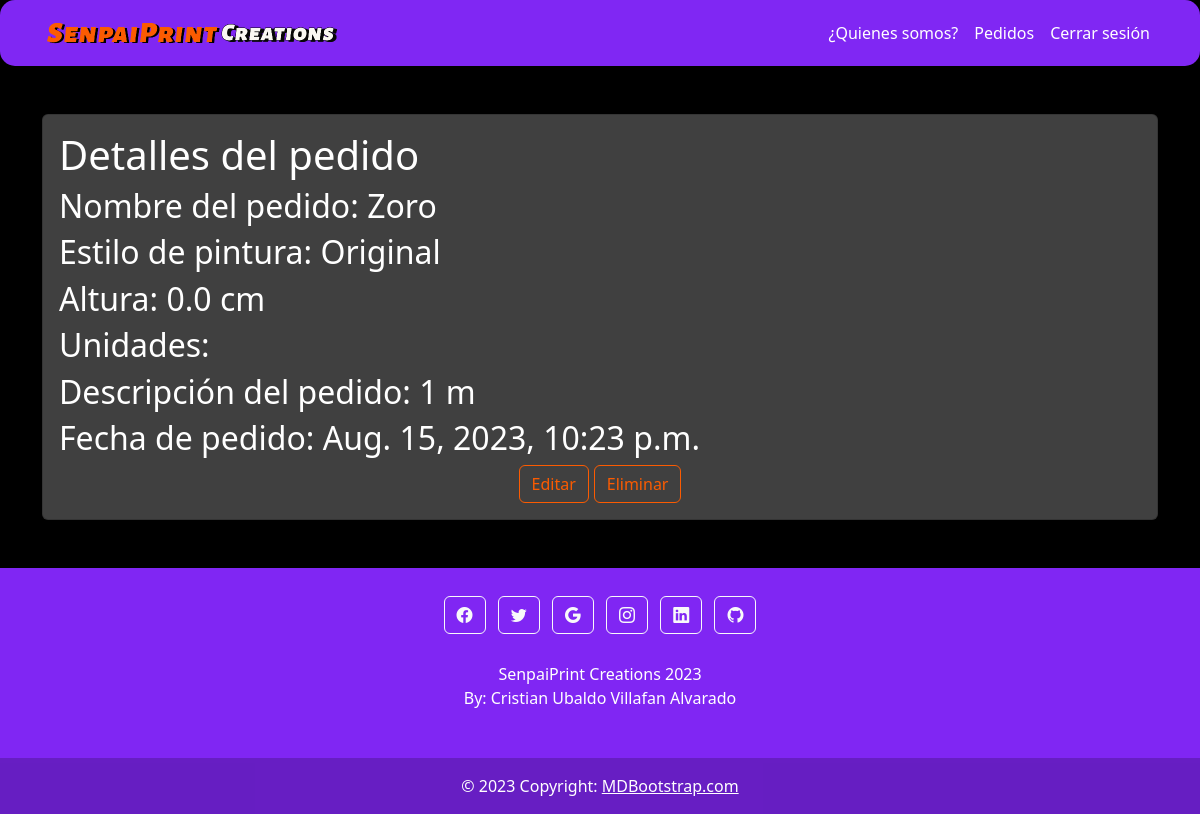
Screenshot of /orders/4/ (signed in) with the database file from the repository.
### myapp/models.py (models this page shows, shortened)
class Orders(models.Model):
    name=models.CharField(max_length=100)
    skinstyle=models.CharField(max_length=50 ,null=False, blank=False, choices=skin_style, default='Original')
    size=models.FloatField(blank=True, null=True, help_text='cm', default=0)
    units=models.IntegerField(null=True, blank=True, default=1, help_text='Cantidad de unidades')
    description=models.TextField(blank=True, help_text='Especifica detalles o modificaciones especiales no especificados anteriormente')
    status=models.CharField(max_length=100, default='En espera...', blank=True)
    price=models.IntegerField(null=True, default=None)
    create=models.DateTimeField(auto_now=True)
    datecomplete=models.DateTimeField(null=True, blank=True)
    urgency=models.BooleanField(default=False)
    user=models.ForeignKey(User, on_delete=models.CASCADE)

### myapp/views.py (the view)
# urls.py: path('orders/<int:id>/', views.order_detail, name='order_detail'),
@login_required
def order_detail(request, id):
    order = get_object_or_404(Orders, pk=id, user=request.user)
    return render(request, 'order_detail.html',{
        'order': order,
    })

### myapp/templates/order_detail.html (shortened to what this page needs)
{% extends 'layouts/base.html' %}
{% block content %}
<main class="container py-5">
    <section class="card card-body section">
        <h1>Detalles del pedido</h1>
        <h2>Nombre del pedido: {{order.name}}</h2>
        <h2>Estilo de pintura: {{order.skinstyle}}</h2>
        <h2>Altura: {{order.size}} cm</h2>
        <h2>Unidades: {{order.amount}}</h2>
        <h2>Descripción del pedido: {{order.description}}</h2>
        <h2>Fecha de pedido: {{order.create}} </h2>
        <div style="display: flex; justify-content: center;">
            <a style="margin-right: 5px;" href="{% url 'order_edit' order.id %}">
                <button class="btn btn-outline-primary button_primary">Editar</button>
            </a>
            <form action="{% url 'order_delete' order.id %}" method="POST">
                <button class="btn btn-outline-primary button_primary">Eliminar</button>
            </form>
        </div>
    </section>
</main>
{% endblock %}

### myapp/static/styles/teme.css (style rules this page uses)
.body { background-color: black; }
.section { background: #404040 !important; color: white !important; }
.button_primary { border-color: rgb(251, 91, 1) !important; color:rgb(251, 91, 1) !important; }

### rows the page displays
Orders: name "Zoro", skinstyle "Original", size "0.0", description "1 m", create "Aug. 15, 2023, 10:23 p.m."
